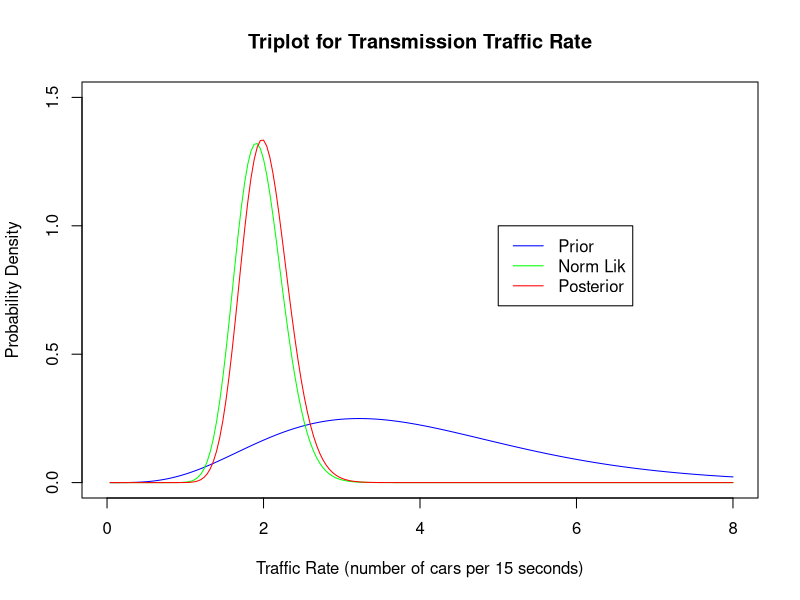

This chart was generated by the following R code:
if(!is.null(dev.list())) dev.off()
cat("\014") 
rm(list=ls())

Intervals <- c(12,2,6,2,19,5,34,4,1,4,8,7,1,21,6,11,8,28,6,4,5,1,18,9,5,1,21,1,1,5,3,14,5,3,4,5,1,3,16,2)
NumEvent <- ceiling(cumsum(Intervals/15))

Rates <- c()
for (i in min(NumEvent):max(NumEvent)) {
  Rates <- c(Rates,sum(i==NumEvent))
}

alpha0=5.22; beta0=1/1.31            # prior shape and scale
alpha1=alpha0+sum(Rates)             # posterior shape
beta1=1/(1/beta0+length(Rates))      # posterior scale

lambda=seq(length=200,from=0.04,to=8)
priorDens=dgamma(lambda,shape=alpha0,scale=beta0) # Prior density
postDens=dgamma(lambda,shape=alpha1,scale=beta1)  # Posterior density
normLikC=dgamma(lambda,               # Normalized Likelihood is Gamma(6,1/6)
                shape=sum(Rates)+1,scale=1/length(Rates))

plot(lambda,priorDens,type="l",col="blue",main="Triplot for Transmission Traffic Rate",
     xlab="Traffic Rate (number of cars per 15 seconds)",ylab="Probability Density",
     xlim=c(0,8),ylim=c(0,1.5))
lines(lambda,normLikC,col="green")
lines(lambda,postDens,col="red")
legend(5.0,1.0,c("Prior","Norm Lik","Posterior"),col=c("blue","green","red"),lty=c(1,1,1))

Mean2=alpha1*beta1          # posterior mean
SD2=sqrt(alpha1*beta1^2)  # posterior standard deviation
Mode2=(alpha1-1)*beta1      # posterior mode
Median2=qgamma(0.5, shape=alpha1, scale=beta1) # posterior median
